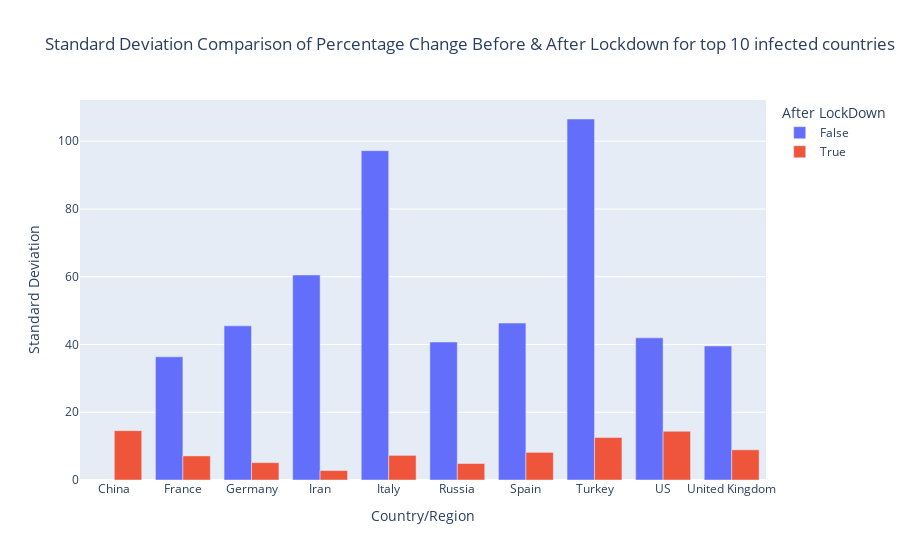
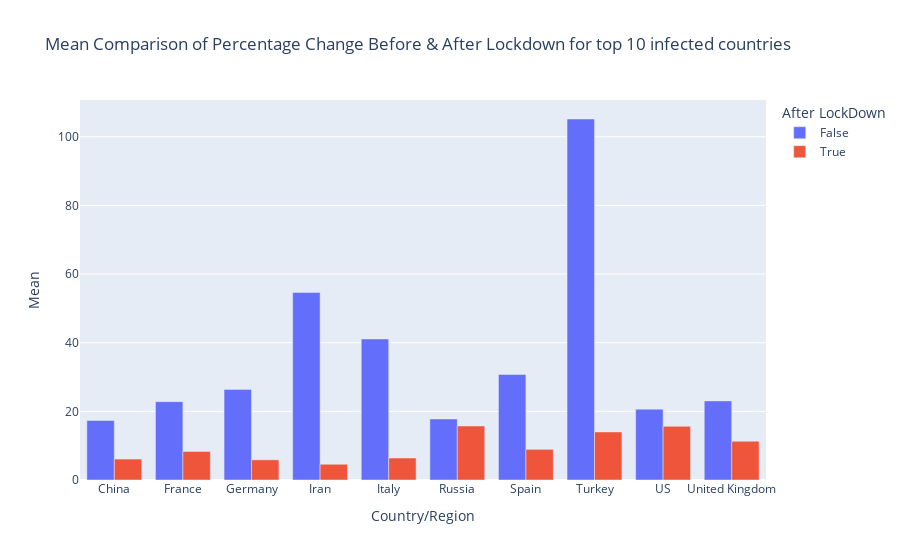

Source (notebook cell) for these figures, in order:
### Code cell
Mean_Median_Confirmed_df=Mean_Median_Confirmed_df.reset_index()

fig=px.bar(Mean_Median_Confirmed_df,
       x=country_col,
       y='Standard Deviation',
       color='After LockDown',
       barmode='group',
       title='Standard Deviation Comparison of Percentage Change Before & After Lockdown for top 10 infected countries')
fig.show()
fig=px.bar(Mean_Median_Confirmed_df,
       x=country_col,
       y='Mean',
       color='After LockDown',
       barmode='group',
       title='Mean Comparison of Percentage Change Before & After Lockdown for top 10 infected countries')     
fig.show()

### Figure 1 — Plotly figure (JSON) as saved in the notebook; plotly's stock layout.template omitted (floating-point values rounded to 4 significant figures)
{"data": [{"alignmentgroup": "True", "hovertemplate": "After LockDown=False<br>Country/Region=%{x}<br>Standard Deviation=%{y}<extra></extra>", "legendgroup": "False", "marker": {"color": "#636efa"}, "name": "False", "offsetgroup": "False", "orientation": "v", "showlegend": true, "textposition": "auto", "type": "bar", "x": ["China", "France", "Germany", "Iran", "Italy", "Russia", "Spain", "Turkey", "US", "United Kingdom"], "xaxis": "x", "y": [null, 36.36, 45.5, 60.52, 97.23, 40.73, 46.32, 106.6, 41.96, 39.56], "yaxis": "y"}, {"alignmentgroup": "True", "hovertemplate": "After LockDown=True<br>Country/Region=%{x}<br>Standard Deviation=%{y}<extra></extra>", "legendgroup": "True", "marker": {"color": "#EF553B"}, "name": "True", "offsetgroup": "True", "orientation": "v", "showlegend": true, "textposition": "auto", "type": "bar", "x": ["China", "France", "Germany", "Iran", "Italy", "Russia", "Spain", "Turkey", "US", "United Kingdom"], "xaxis": "x", "y": [14.57, 7.11, 5.125, 2.788, 7.27, 4.864, 8.156, 12.55, 14.39, 8.914], "yaxis": "y"}], "layout": {"barmode": "group", "legend": {"title": {"text": "After LockDown"}, "tracegroupgap": 0}, "title": {"text": "Standard Deviation Comparison of Percentage Change Before & After Lockdown for top 10 infected countries"}, "xaxis": {"anchor": "y", "domain": [0, 1], "title": {"text": "Country/Region"}}, "yaxis": {"anchor": "x", "domain": [0, 1], "title": {"text": "Standard Deviation"}}}}

### Figure 2 — Plotly figure (JSON) as saved in the notebook; plotly's stock layout.template omitted (floating-point values rounded to 4 significant figures)
{"data": [{"alignmentgroup": "True", "hovertemplate": "After LockDown=False<br>Country/Region=%{x}<br>Mean=%{y}<extra></extra>", "legendgroup": "False", "marker": {"color": "#636efa"}, "name": "False", "offsetgroup": "False", "orientation": "v", "showlegend": true, "textposition": "auto", "type": "bar", "x": ["China", "France", "Germany", "Iran", "Italy", "Russia", "Spain", "Turkey", "US", "United Kingdom"], "xaxis": "x", "y": [17.34, 22.83, 26.4, 54.61, 41.09, 17.78, 30.74, 105.2, 20.65, 23.05], "yaxis": "y"}, {"alignmentgroup": "True", "hovertemplate": "After LockDown=True<br>Country/Region=%{x}<br>Mean=%{y}<extra></extra>", "legendgroup": "True", "marker": {"color": "#EF553B"}, "name": "True", "offsetgroup": "True", "orientation": "v", "showlegend": true, "textposition": "auto", "type": "bar", "x": ["China", "France", "Germany", "Iran", "Italy", "Russia", "Spain", "Turkey", "US", "United Kingdom"], "xaxis": "x", "y": [6.099, 8.31, 5.88, 4.59, 6.411, 15.73, 8.938, 14.0, 15.63, 11.31], "yaxis": "y"}], "layout": {"barmode": "group", "legend": {"title": {"text": "After LockDown"}, "tracegroupgap": 0}, "title": {"text": "Mean Comparison of Percentage Change Before & After Lockdown for top 10 infected countries"}, "xaxis": {"anchor": "y", "domain": [0, 1], "title": {"text": "Country/Region"}}, "yaxis": {"anchor": "x", "domain": [0, 1], "title": {"text": "Mean"}}}}
